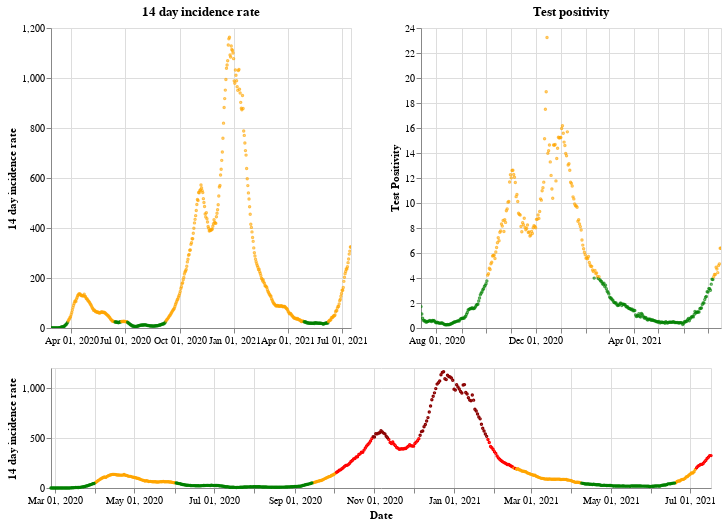

Write notebook code for a chart like this one.
### Markdown cell above
## Wales

### Code cell
plot_traffic_light('Wales')

### Figure 1 — Vega-Lite specification as saved in the notebook (floating-point values rounded to 4 significant figures; data arrays with more than 128 entries replaced by an {"elided": "..."} marker saying what was removed)
{"config": {"view": {"continuousWidth": 400, "continuousHeight": 300}}, "vconcat": [{"hconcat": [{"mark": {"type": "point", "size": 2}, "encoding": {"color": {"condition": {"value": "green", "test": "(datum.twoWeeklyCasesRate <= 25)"}, "value": "orange"}, "tooltip": [{"type": "nominal", "field": "areaName"}, {"type": "temporal", "field": "date"}, {"type": "quantitative", "field": "twoWeeklyCasesRate"}, {"type": "quantitative", "field": "testPositivity"}], "x": {"type": "temporal", "axis": {"title": ""}, "field": "date", "scale": {"domain": {"selection": "DateBrush"}}, "timeUnit": "yearmonthdate"}, "y": {"type": "quantitative", "axis": {"title": "14 day incidence rate"}, "field": "twoWeeklyCasesRate"}}, "title": "14 day incidence rate", "width": 300}, {"mark": {"type": "point", "size": 2}, "encoding": {"color": {"condition": {"value": "green", "test": "(datum.testPositivity <= 4)"}, "value": "orange"}, "tooltip": [{"type": "nominal", "field": "areaName"}, {"type": "temporal", "field": "date"}, {"type": "quantitative", "field": "twoWeeklyCasesRate"}, {"type": "quantitative", "field": "testPositivity"}], "x": {"type": "temporal", "axis": {"title": ""}, "field": "date", "scale": {"domain": {"selection": "DateBrush"}}, "timeUnit": "yearmonthdate"}, "y": {"type": "quantitative", "axis": {"title": "Test Positivity"}, "field": "testPositivity"}}, "title": "Test positivity", "width": 300}]}, {"layer": [{"mark": {"type": "point", "size": 2}, "encoding": {"color": {"condition": {"value": "orange", "test": "(((datum.testPositivity < 4) && (datum.twoWeeklyCasesRate >= 50)) && (datum.twoWeeklyCasesRate < 200))"}, "value": "red"}, "opacity": {"condition": {"value": 1, "test": "((datum.twoWeeklyCasesRate >= 50) && (datum.twoWeeklyCasesRate < 500))"}, "value": 0}, "tooltip": [{"type": "nominal", "field": "areaName"}, {"type": "temporal", "field": "date"}, {"type": "quantitative", "field": "twoWeeklyCasesRate"}, {"type": "quantitative", "field": "testPositivity"}], "x": {"type": "temporal", "axis": {"title": "Date"}, "field": "date", "timeUnit": "yearmonthdate"}, "y": {"type": "quantitative", "axis": {"title": "14 day incidence rate"}, "field": "twoWeeklyCasesRate"}}, "selection": {"DateBrush": {"type": "interval", "encodings": ["x"], "fields": ["Time"]}}}, {"mark": {"type": "point", "size": 2}, "encoding": {"color": {"value": "darkred"}, "opacity": {"condition": {"value": 1, "test": "(datum.twoWeeklyCasesRate >= 500)"}, "value": 0}, "tooltip": [{"type": "nominal", "field": "areaName"}, {"type": "temporal", "field": "date"}, {"type": "quantitative", "field": "twoWeeklyCasesRate"}, {"type": "quantitative", "field": "testPositivity"}], "x": {"type": "temporal", "axis": {"title": "Date"}, "field": "date", "timeUnit": "yearmonthdate"}, "y": {"type": "quantitative", "axis": {"title": "14 day incidence rate"}, "field": "twoWeeklyCasesRate"}}}, {"mark": {"type": "point", "size": 2}, "encoding": {"color": {"condition": {"value": "green", "test": "((datum.testPositivity < 4) && (datum.twoWeeklyCasesRate < 50))"}, "value": "orange"}, "opacity": {"condition": {"value": 1, "test": "(datum.twoWeeklyCasesRate < 50)"}, "value": 0}, "tooltip": [{"type": "nominal", "field": "areaName"}, {"type": "temporal", "field": "date"}, {"type": "quantitative", "field": "twoWeeklyCasesRate"}, {"type": "quantitative", "field": "testPositivity"}], "x": {"type": "temporal", "axis": {"title": "Date"}, "field": "date", "timeUnit": "yearmonthdate"}, "y": {"type": "quantitative", "axis": {"title": "14 day incidence rate"}, "field": "twoWeeklyCasesRate"}}}], "height": 120, "width": 660}], "data": {"name": "data-1628b895790c59c2d1199b1cf68453bd"}, "$schema": "https://vega.github.io/schema/vega-lite/v4.8.1.json", "datasets": {"data-1628b895790c59c2d1199b1cf68453bd": {"elided": "507 records"}}}
